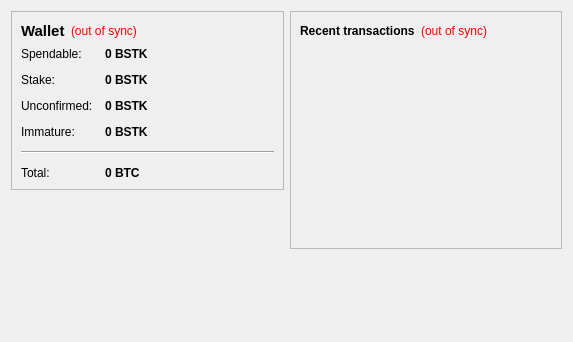
<?xml version="1.0" encoding="UTF-8"?>
<ui version="4.0">
 <class>OverviewPage</class>
 <widget class="QWidget" name="OverviewPage">
  <property name="geometry">
   <rect>
    <x>0</x>
    <y>0</y>
    <width>573</width>
    <height>342</height>
   </rect>
  </property>
  <property name="windowTitle">
   <string>Form</string>
  </property>
  <layout class="QHBoxLayout" name="horizontalLayout" stretch="1,1">
   <item>
    <layout class="QVBoxLayout" name="verticalLayout_2">
     <item>
      <widget class="QFrame" name="frame">
       <property name="frameShape">
        <enum>QFrame::StyledPanel</enum>
       </property>
       <property name="frameShadow">
        <enum>QFrame::Raised</enum>
       </property>
       <layout class="QVBoxLayout" name="verticalLayout_4">
        <item>
         <layout class="QHBoxLayout" name="horizontalLayout_4">
          <item>
           <widget class="QLabel" name="label_5">
            <property name="font">
             <font>
              <pointsize>11</pointsize>
              <weight>75</weight>
              <bold>true</bold>
             </font>
            </property>
            <property name="text">
             <string>Wallet</string>
            </property>
           </widget>
          </item>
          <item>
           <widget class="QLabel" name="labelWalletStatus">
            <property name="toolTip">
             <string>The displayed information may be out of date. Your wallet automatically synchronizes with the BattleStake network after a connection is established, but this process has not completed yet.</string>
            </property>
            <property name="styleSheet">
             <string notr="true">QLabel { color: red; }</string>
            </property>
            <property name="text">
             <string notr="true">(out of sync)</string>
            </property>
            <property name="alignment">
             <set>Qt::AlignLeading|Qt::AlignLeft|Qt::AlignVCenter</set>
            </property>
           </widget>
          </item>
          <item>
           <spacer name="horizontalSpacer_2">
            <property name="orientation">
             <enum>Qt::Horizontal</enum>
            </property>
            <property name="sizeHint" stdset="0">
             <size>
              <width>40</width>
              <height>20</height>
             </size>
            </property>
           </spacer>
          </item>
         </layout>
        </item>
        <item>
         <layout class="QFormLayout" name="formLayout_2">
          <property name="fieldGrowthPolicy">
           <enum>QFormLayout::AllNonFixedFieldsGrow</enum>
          </property>
          <property name="horizontalSpacing">
           <number>12</number>
          </property>
          <property name="verticalSpacing">
           <number>12</number>
          </property>
          <item row="0" column="0">
           <widget class="QLabel" name="label">
            <property name="text">
             <string>Spendable:</string>
            </property>
           </widget>
          </item>
          <item row="0" column="1">
           <widget class="QLabel" name="labelBalance">
            <property name="font">
             <font>
              <weight>75</weight>
              <bold>true</bold>
             </font>
            </property>
            <property name="cursor">
             <cursorShape>IBeamCursor</cursorShape>
            </property>
            <property name="toolTip">
             <string>Your current spendable balance</string>
            </property>
            <property name="text">
             <string notr="true">0 BSTK</string>
            </property>
            <property name="textInteractionFlags">
             <set>Qt::LinksAccessibleByMouse|Qt::TextSelectableByKeyboard|Qt::TextSelectableByMouse</set>
            </property>
           </widget>
          </item>
          <item row="1" column="0">
           <widget class="QLabel" name="label_6">
            <property name="text">
             <string>Stake:</string>
            </property>
           </widget>
          </item>
          <item row="1" column="1">
           <widget class="QLabel" name="labelStake">
            <property name="font">
             <font>
              <weight>75</weight>
              <bold>true</bold>
             </font>
            </property>
            <property name="cursor">
             <cursorShape>IBeamCursor</cursorShape>
            </property>
            <property name="toolTip">
             <string>Total of coins that was staked, and do not yet count toward the current balance</string>
            </property>
            <property name="text">
             <string notr="true">0 BSTK</string>
            </property>
            <property name="textInteractionFlags">
             <set>Qt::LinksAccessibleByMouse|Qt::TextSelectableByKeyboard|Qt::TextSelectableByMouse</set>
            </property>
           </widget>
          </item>
          <item row="2" column="0">
           <widget class="QLabel" name="label_3">
            <property name="text">
             <string>Unconfirmed:</string>
            </property>
           </widget>
          </item>
          <item row="2" column="1">
           <widget class="QLabel" name="labelUnconfirmed">
            <property name="font">
             <font>
              <weight>75</weight>
              <bold>true</bold>
             </font>
            </property>
            <property name="cursor">
             <cursorShape>IBeamCursor</cursorShape>
            </property>
            <property name="toolTip">
             <string>Total of transactions that have yet to be confirmed, and do not yet count toward the current balance</string>
            </property>
            <property name="text">
             <string notr="true">0 BSTK</string>
            </property>
            <property name="textInteractionFlags">
             <set>Qt::LinksAccessibleByMouse|Qt::TextSelectableByKeyboard|Qt::TextSelectableByMouse</set>
            </property>
           </widget>
          </item>
          <item row="3" column="0">
           <widget class="QLabel" name="labelImmatureText">
            <property name="text">
             <string>Immature:</string>
            </property>
           </widget>
          </item>
          <item row="3" column="1">
           <widget class="QLabel" name="labelImmature">
            <property name="font">
             <font>
              <weight>75</weight>
              <bold>true</bold>
             </font>
            </property>
            <property name="toolTip">
             <string>Mined balance that has not yet matured</string>
            </property>
            <property name="text">
             <string notr="true">0 BSTK</string>
            </property>
            <property name="textInteractionFlags">
             <set>Qt::LinksAccessibleByMouse|Qt::TextSelectableByKeyboard|Qt::TextSelectableByMouse</set>
            </property>
           </widget>
          </item>
          <item row="4" column="0" colspan="2">
           <widget class="Line" name="line">
            <property name="orientation">
             <enum>Qt::Horizontal</enum>
            </property>
           </widget>
          </item>
          <item row="5" column="0">
           <widget class="QLabel" name="labelTotalText">
            <property name="text">
             <string>Total:</string>
            </property>
           </widget>
          </item>
          <item row="5" column="1">
           <widget class="QLabel" name="labelTotal">
            <property name="font">
             <font>
              <weight>75</weight>
              <bold>true</bold>
             </font>
            </property>
            <property name="cursor">
             <cursorShape>IBeamCursor</cursorShape>
            </property>
            <property name="toolTip">
             <string>Your current total balance</string>
            </property>
            <property name="text">
             <string notr="true">0 BTC</string>
            </property>
            <property name="textInteractionFlags">
             <set>Qt::LinksAccessibleByMouse|Qt::TextSelectableByKeyboard|Qt::TextSelectableByMouse</set>
            </property>
           </widget>
          </item>
         </layout>
        </item>
       </layout>
      </widget>
     </item>
     <item>
      <spacer name="verticalSpacer">
       <property name="orientation">
        <enum>Qt::Vertical</enum>
       </property>
       <property name="sizeHint" stdset="0">
        <size>
         <width>20</width>
         <height>40</height>
        </size>
       </property>
      </spacer>
     </item>
    </layout>
   </item>
   <item>
    <layout class="QVBoxLayout" name="verticalLayout_3">
     <item>
      <widget class="QFrame" name="frame_2">
       <property name="frameShape">
        <enum>QFrame::StyledPanel</enum>
       </property>
       <property name="frameShadow">
        <enum>QFrame::Raised</enum>
       </property>
       <layout class="QVBoxLayout" name="verticalLayout">
        <item>
         <layout class="QHBoxLayout" name="horizontalLayout_2">
          <item>
           <widget class="QLabel" name="label_4">
            <property name="text">
             <string>&lt;b&gt;Recent transactions&lt;/b&gt;</string>
            </property>
           </widget>
          </item>
          <item>
           <widget class="QLabel" name="labelTransactionsStatus">
            <property name="toolTip">
             <string>The displayed information may be out of date. Your wallet automatically synchronizes with the BattleStake network after a connection is established, but this process has not completed yet.</string>
            </property>
            <property name="styleSheet">
             <string notr="true">QLabel { color: red; }</string>
            </property>
            <property name="text">
             <string notr="true">(out of sync)</string>
            </property>
            <property name="alignment">
             <set>Qt::AlignRight|Qt::AlignTrailing|Qt::AlignVCenter</set>
            </property>
           </widget>
          </item>
          <item>
           <spacer name="horizontalSpacer">
            <property name="orientation">
             <enum>Qt::Horizontal</enum>
            </property>
            <property name="sizeHint" stdset="0">
             <size>
              <width>40</width>
              <height>20</height>
             </size>
            </property>
           </spacer>
          </item>
         </layout>
        </item>
        <item>
         <widget class="QListView" name="listTransactions">
          <property name="styleSheet">
           <string notr="true">QListView { background: transparent; }</string>
          </property>
          <property name="frameShape">
           <enum>QFrame::NoFrame</enum>
          </property>
          <property name="verticalScrollBarPolicy">
           <enum>Qt::ScrollBarAlwaysOff</enum>
          </property>
          <property name="horizontalScrollBarPolicy">
           <enum>Qt::ScrollBarAlwaysOff</enum>
          </property>
          <property name="selectionMode">
           <enum>QAbstractItemView::NoSelection</enum>
          </property>
         </widget>
        </item>
       </layout>
      </widget>
     </item>
     <item>
      <spacer name="verticalSpacer_2">
       <property name="orientation">
        <enum>Qt::Vertical</enum>
       </property>
       <property name="sizeHint" stdset="0">
        <size>
         <width>20</width>
         <height>40</height>
        </size>
       </property>
      </spacer>
     </item>
    </layout>
   </item>
  </layout>
 </widget>
 <resources/>
 <connections/>
</ui>
